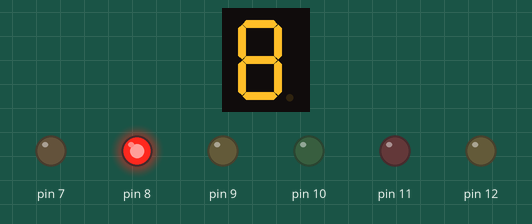
A program run on a simulated Arduino Uno, built with avr-gcc and run on an emulated ATmega328P. Parts: 1-digit seven-segment display, output pins drawn as LEDs (lit = HIGH). Wiring (from diagram.json): 1-digit 7-segment display, segments lit when LOW: segments pin 2, pin 3, pin 6, pin 5, pin 4, pin 1, pin 0. The segment pins are drawn as the display they are named for; pins used as bus, display or sensor lines are not drawn.

Above: at 0.1 s.
At 1.1 s:
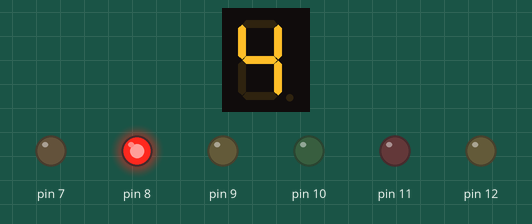
At 2.1 s:
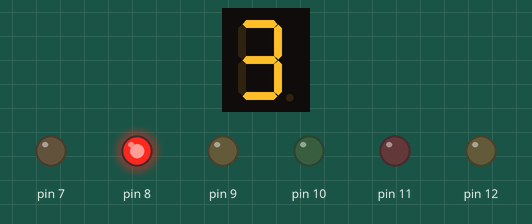
At 5.1 s:
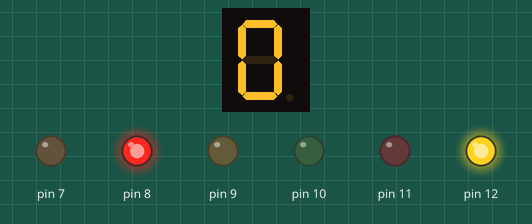
At 8.1 s:
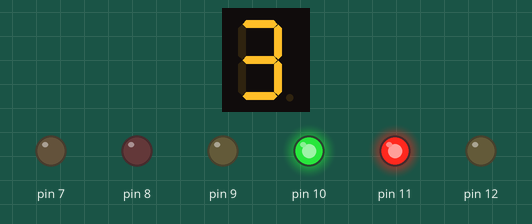
At 11.1 s:
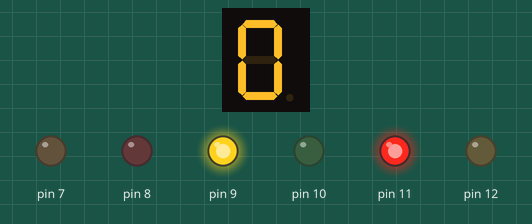
Timing chart, 0 to 37.5 s (numbered marks = the images above):
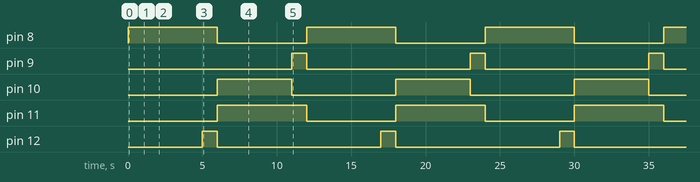

Measured:
- by itself, pin 8, pin 11: alternates HIGH for 6.0 s and LOW for 6.0 s
- by itself, pin 9, pin 12: alternates HIGH for 1.0 s and LOW for 11.0 s
- by itself, pin 10: alternates HIGH for 5.0 s and LOW for 7.0 s
- what the display in image 1 shows lasts 1.0 s, from 1.0 s to 2.0 s
- what the display in image 3 shows lasts 2.0 s, from 5.0 s to 7.0 s

The program:

main.cpp
```cpp
#include <Arduino.h>

void setup(){
  for (int i = 0; i < 13; i++) {
     pinMode(i, OUTPUT);
}
}
void displaynumber(int i) {
if (i == 0){
  digitalWrite(0, HIGH);
  digitalWrite(1, LOW);
  digitalWrite(2, LOW);
  digitalWrite(3, LOW);
  digitalWrite(4, LOW);
  digitalWrite(5, LOW);
  digitalWrite(6, LOW);

}else if(i == 1){
  digitalWrite(0, HIGH);
  digitalWrite(1, HIGH);
  digitalWrite(2, HIGH);
  digitalWrite(3, LOW);
  digitalWrite(4, HIGH);
  digitalWrite(5, HIGH);
  digitalWrite(6, LOW);
}else if(i == 2){
  digitalWrite(0, LOW);
  digitalWrite(1, HIGH);
  digitalWrite(2, LOW);
  digitalWrite(3, LOW);
  digitalWrite(4, LOW);
  digitalWrite(5, LOW);
  digitalWrite(6, HIGH);
}else if(i == 3){
  digitalWrite(0, LOW);
  digitalWrite(1, HIGH);
  digitalWrite(2, LOW);
  digitalWrite(3, LOW);
  digitalWrite(4, HIGH);
  digitalWrite(5, LOW);
  digitalWrite(6, LOW);
}else if(i == 4){
  digitalWrite(0, LOW);
  digitalWrite(1, LOW);
  digitalWrite(2, HIGH);
  digitalWrite(3, LOW);
  digitalWrite(4, HIGH);
  digitalWrite(5, HIGH);
  digitalWrite(6, LOW);
}
}
void loop(){
  // for (int i =5; i >= 0; i--)
  // {
  //   displaynumber(i);
  //   digitalWrite(8, HIGH);
  //   delay(1000);
  // }
  // digitalWrite(8, LOW);
  // for (int i =2; i >= 0; i--)
  // {
  //   displaynumber(i);
  //   digitalWrite(9, HIGH);
  //   delay(1000);
  // }
  // digitalWrite(9, LOW);

  // for (int i =3; i >= 0; i--)
  // {
  //   displaynumber(i);
  //   digitalWrite(10, HIGH);
  //   delay(1000);
  // }
  // digitalWrite(10, LOW);

for (int i = 5;i>=0;i--) { //Đèn đỏ ngang bật 5s
  displaynumber(i);
  digitalWrite(8, HIGH);
  digitalWrite(13, HIGH);
  if(i == 0)
  {
    digitalWrite(12, HIGH);
    digitalWrite(13, LOW);
  }
  delay(1000);
}
for (int i = 5;i>=0;i--) {
  displaynumber(i);
  digitalWrite(12, LOW);
  digitalWrite(8, LOW);
  digitalWrite(11, HIGH);


  digitalWrite(10, HIGH);
  if(i == 0)
  {
    digitalWrite(9, HIGH);
    digitalWrite(10, LOW);
  }

  delay(1000);
}
  digitalWrite(9, LOW);
  digitalWrite(11, LOW);
}
```
